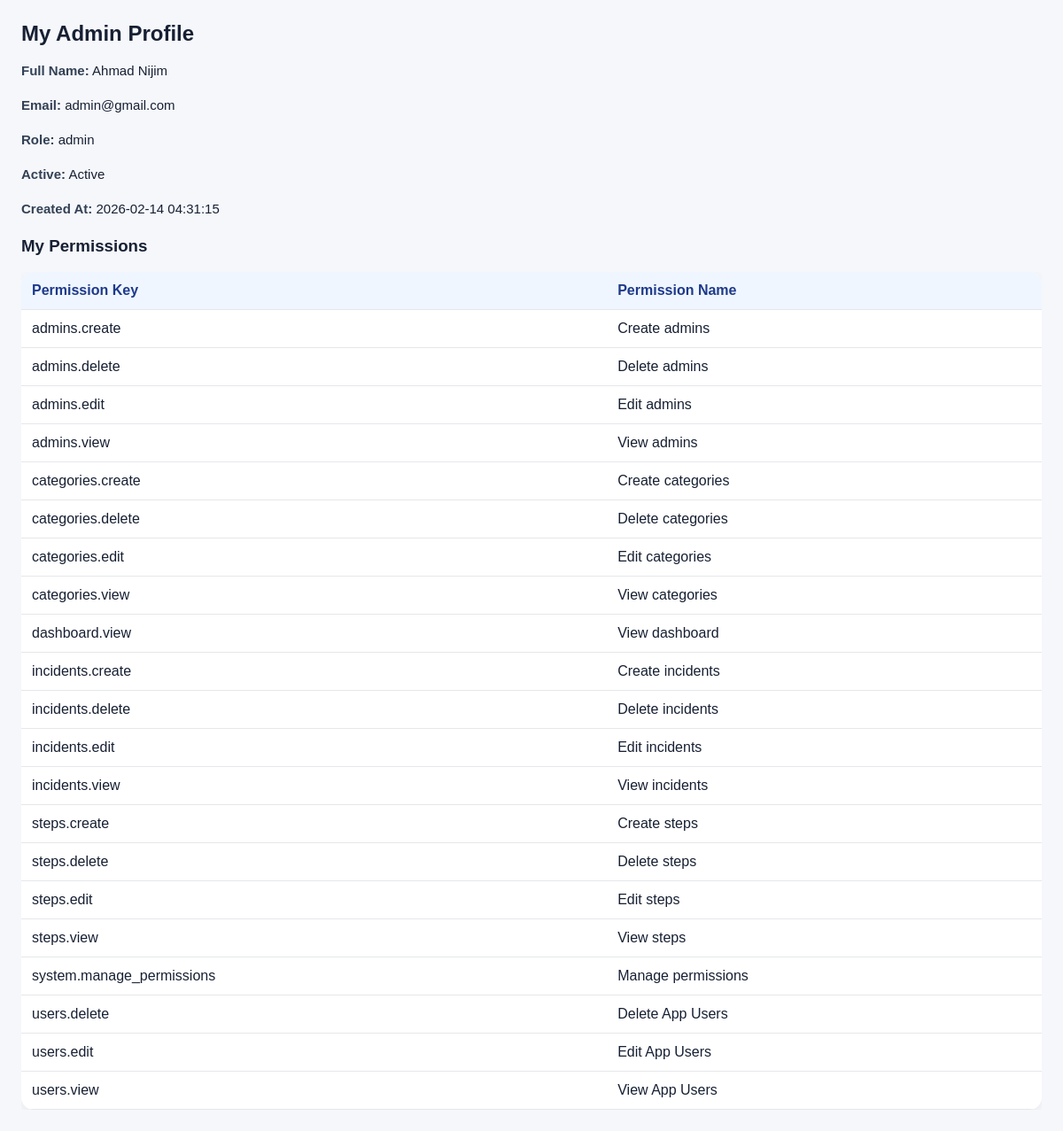
Screenshot of /pages/admin_profile.php (signed in) with the database file from the repository.
### tables this page shows
CREATE TABLE `permissions` (
  `id` int(11) NOT NULL,
  `perm_key` varchar(100) NOT NULL,
  `perm_name` varchar(150) NOT NULL
);

### pages/admin_profile.php (the view, shortened to what this page needs)
<?php
require_once __DIR__ . '/../config/database.php';
$adminId = (int)($_SESSION['admin_id'] ?? 0);
$stmt = $pdo->prepare(
    "
    SELECT id, full_name, email, role, is_active, created_at, updated_at
    FROM admin_users
    WHERE id = :id
    LIMIT 1"
);
$stmt->execute(['id' => $adminId]);
$admin = $stmt->fetch();
$permStmt = $pdo->prepare("
    SELECT
        permissions.perm_key,
        permissions.perm_name
    FROM admin_user_permissions
    INNER JOIN permissions
        ON admin_user_permissions.permission_id = permissions.id
    WHERE admin_user_permissions.admin_user_id = :admin_id
    ORDER BY permissions.perm_key ASC
");
$permStmt->execute([
    ':admin_id' => $adminId
]);
$permissions = $permStmt->fetchAll();
?>
<!DOCTYPE html>
<html lang='en'>
<head>
    <link rel="stylesheet" href="../assets/css/admin_profile.css">
</head>
<body>
    <h2>My Admin Profile</h2>
    <div class="box">
        <p><span class="label">Full Name:</span> <?= htmlspecialchars((string)$admin['full_name']) ?></p>
        <p><span class="label">Email:</span> <?= htmlspecialchars((string)$admin['email']) ?></p>
        <p><span class="label">Role:</span> <?= htmlspecialchars((string)$admin['role']) ?></p>
        <p><span class="label">Active:</span> <?= (int)$admin['is_active'] === 1 ? 'Active' : 'Inactive' ?></p>
        <p><span class="label">Created At:</span> <?= htmlspecialchars((string)$admin['created_at']) ?></p>
    </div>
    <div class="box">
        <h3>My Permissions</h3>
        <div class="table-wrap">
            <table>
                <thead>
                    <tr>
                        <th>Permission Key</th>
                        <th>Permission Name</th>
                    </tr>
                </thead>
                <tbody>
                    <?php if (count($permissions) > 0): ?>
                        <?php foreach ($permissions as $permission): ?>
                            <tr>
                                <td><?= htmlspecialchars((string)$permission['perm_key']) ?></td>
                                <td><?= htmlspecialchars((string)$permission['perm_name']) ?></td>
                            </tr>
                        <?php endforeach; ?>
                </tbody>
            </table>
        <?php else: ?>
            <p>You do not have any permissions assigned.</p>
        <?php endif; ?>
        </div>
</body>
</html>

### assets/css/admin_profile.css (style rules this page uses)
* { box-sizing: border-box }
body { font-family: Arial, sans-serif; background: #f5f7fb; margin: 0; padding: 24px; color: #172033 }
h1, h2 { margin: 0 0 16px }
p { font-size: 15px; line-height: 1.6 }
.label { font-weight: 700; color: #334155 }
table { width: 100%; border-collapse: collapse; background: #fff; border-radius: 14px; overflow: hidden; box-shadow: 0 3px 12px rgba(15, 23, 42, .06) }
th, td { border-bottom: 1px solid #e5e7eb; padding: 12px; text-align: left }
th { background: #eff6ff; color: #1e3a8a }
.table-wrap { overflow-x: auto }

### rows the page displays
permissions: perm_key "admins.create", perm_name "Create admins"
permissions: perm_key "admins.delete", perm_name "Delete admins"
permissions: perm_key "admins.edit", perm_name "Edit admins"
permissions: perm_key "admins.view", perm_name "View admins"
permissions: perm_key "categories.create", perm_name "Create categories"
permissions: perm_key "categories.delete", perm_name "Delete categories"
permissions: perm_key "categories.edit", perm_name "Edit categories"
permissions: perm_key "categories.view", perm_name "View categories"
permissions: perm_key "dashboard.view", perm_name "View dashboard"
permissions: perm_key "incidents.create", perm_name "Create incidents"
permissions: perm_key "incidents.delete", perm_name "Delete incidents"
permissions: perm_key "incidents.edit", perm_name "Edit incidents"
permissions: perm_key "incidents.view", perm_name "View incidents"
permissions: perm_key "steps.create", perm_name "Create steps"
permissions: perm_key "steps.delete", perm_name "Delete steps"
permissions: perm_key "steps.edit", perm_name "Edit steps"
permissions: perm_key "steps.view", perm_name "View steps"
permissions: perm_key "system.manage_permissions", perm_name "Manage permissions"
permissions: perm_key "users.delete", perm_name "Delete App Users"
permissions: perm_key "users.edit", perm_name "Edit App Users"
permissions: perm_key "users.view", perm_name "View App Users"

### other values shown
$admin['full_name'] "Ahmad Nijim"
$admin['email'] "admin@gmail.com"
$admin['role'] "admin"
$admin['created_at'] "2026-02-14 04:31:15"
